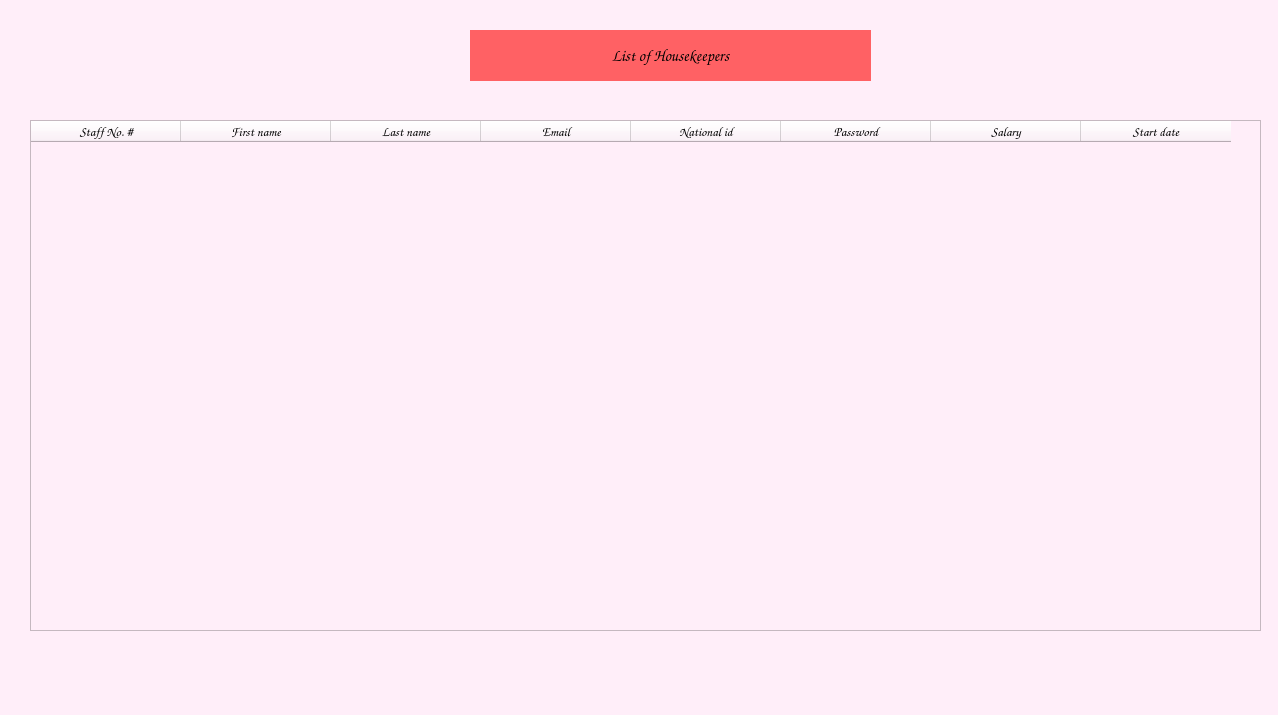
<?xml version="1.0" encoding="UTF-8"?>
<ui version="4.0">
 <class>Admin_list_of_Housekeeper_window</class>
 <widget class="QDialog" name="Admin_list_of_Housekeeper_window">
  <property name="geometry">
   <rect>
    <x>0</x>
    <y>0</y>
    <width>1278</width>
    <height>715</height>
   </rect>
  </property>
  <property name="cursor">
   <cursorShape>ClosedHandCursor</cursorShape>
  </property>
  <property name="windowTitle">
   <string>List of Housekeeper</string>
  </property>
  <property name="styleSheet">
   <string notr="true">background-color: rgb(255, 238, 249);</string>
  </property>
  <widget class="QLabel" name="list_of_Housekeeper_header_L">
   <property name="geometry">
    <rect>
     <x>470</x>
     <y>30</y>
     <width>401</width>
     <height>51</height>
    </rect>
   </property>
   <property name="font">
    <font>
     <family>Comic Sans MS</family>
     <pointsize>12</pointsize>
     <weight>75</weight>
     <bold>true</bold>
    </font>
   </property>
   <property name="cursor">
    <cursorShape>ClosedHandCursor</cursorShape>
   </property>
   <property name="styleSheet">
    <string notr="true">background-color: rgb(255, 97, 100);</string>
   </property>
   <property name="text">
    <string>List of Housekeepers</string>
   </property>
   <property name="alignment">
    <set>Qt::AlignCenter</set>
   </property>
   <property name="margin">
    <number>1</number>
   </property>
  </widget>
  <widget class="QTableWidget" name="list_of_Housekeeper_TableWidget">
   <property name="geometry">
    <rect>
     <x>30</x>
     <y>120</y>
     <width>1231</width>
     <height>511</height>
    </rect>
   </property>
   <property name="cursor" stdset="0">
    <cursorShape>PointingHandCursor</cursorShape>
   </property>
   <attribute name="horizontalHeaderDefaultSectionSize">
    <number>150</number>
   </attribute>
   <column>
    <property name="text">
     <string>Staff No. #</string>
    </property>
    <property name="font">
     <font>
      <family>Comic Sans MS</family>
      <pointsize>10</pointsize>
      <weight>75</weight>
      <bold>true</bold>
     </font>
    </property>
    <property name="textAlignment">
     <set>AlignCenter</set>
    </property>
   </column>
   <column>
    <property name="text">
     <string>First name</string>
    </property>
    <property name="font">
     <font>
      <family>Comic Sans MS</family>
      <pointsize>10</pointsize>
      <weight>75</weight>
      <bold>true</bold>
     </font>
    </property>
    <property name="textAlignment">
     <set>AlignCenter</set>
    </property>
    <property name="background">
     <color>
      <red>120</red>
      <green>105</green>
      <blue>110</blue>
     </color>
    </property>
    <property name="foreground">
     <brush brushstyle="SolidPattern">
      <color alpha="255">
       <red>0</red>
       <green>0</green>
       <blue>0</blue>
      </color>
     </brush>
    </property>
   </column>
   <column>
    <property name="text">
     <string>Last name</string>
    </property>
    <property name="font">
     <font>
      <family>Comic Sans MS</family>
      <pointsize>10</pointsize>
      <weight>75</weight>
      <bold>true</bold>
     </font>
    </property>
    <property name="textAlignment">
     <set>AlignCenter</set>
    </property>
   </column>
   <column>
    <property name="text">
     <string>Email</string>
    </property>
    <property name="font">
     <font>
      <family>Comic Sans MS</family>
      <pointsize>10</pointsize>
      <weight>75</weight>
      <bold>true</bold>
     </font>
    </property>
    <property name="textAlignment">
     <set>AlignCenter</set>
    </property>
   </column>
   <column>
    <property name="text">
     <string>National id</string>
    </property>
    <property name="font">
     <font>
      <family>Comic Sans MS</family>
      <pointsize>10</pointsize>
      <weight>75</weight>
      <bold>true</bold>
     </font>
    </property>
    <property name="textAlignment">
     <set>AlignCenter</set>
    </property>
   </column>
   <column>
    <property name="text">
     <string>Password</string>
    </property>
    <property name="font">
     <font>
      <family>Comic Sans MS</family>
      <pointsize>10</pointsize>
      <weight>75</weight>
      <bold>true</bold>
     </font>
    </property>
    <property name="textAlignment">
     <set>AlignCenter</set>
    </property>
   </column>
   <column>
    <property name="text">
     <string>Salary</string>
    </property>
    <property name="font">
     <font>
      <family>Comic Sans MS</family>
      <pointsize>10</pointsize>
      <weight>75</weight>
      <bold>true</bold>
     </font>
    </property>
    <property name="textAlignment">
     <set>AlignCenter</set>
    </property>
   </column>
   <column>
    <property name="text">
     <string>Start date</string>
    </property>
    <property name="font">
     <font>
      <family>Comic Sans MS</family>
      <pointsize>10</pointsize>
      <weight>75</weight>
      <bold>true</bold>
     </font>
    </property>
    <property name="textAlignment">
     <set>AlignCenter</set>
    </property>
   </column>
  </widget>
 </widget>
 <resources/>
 <connections/>
</ui>
